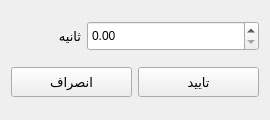
<?xml version="1.0" encoding="UTF-8"?>
<ui version="4.0">
 <class>Dialog</class>
 <widget class="QDialog" name="Dialog">
  <property name="geometry">
   <rect>
    <x>0</x>
    <y>0</y>
    <width>270</width>
    <height>120</height>
   </rect>
  </property>
  <property name="minimumSize">
   <size>
    <width>270</width>
    <height>120</height>
   </size>
  </property>
  <property name="maximumSize">
   <size>
    <width>270</width>
    <height>120</height>
   </size>
  </property>
  <property name="windowTitle">
   <string>Dialog</string>
  </property>
  <layout class="QVBoxLayout" name="verticalLayout">
   <item>
    <layout class="QHBoxLayout" name="horizontalLayout_3">
     <item>
      <widget class="QLabel" name="label">
       <property name="maximumSize">
        <size>
         <width>70</width>
         <height>30</height>
        </size>
       </property>
       <property name="font">
        <font>
         <family>IRANSansMobile</family>
         <pointsize>10</pointsize>
        </font>
       </property>
       <property name="text">
        <string>ثانیه</string>
       </property>
      </widget>
     </item>
     <item>
      <widget class="QDoubleSpinBox" name="doubleSpinBox">
       <property name="minimumSize">
        <size>
         <width>90</width>
         <height>30</height>
        </size>
       </property>
       <property name="maximumSize">
        <size>
         <width>16777215</width>
         <height>30</height>
        </size>
       </property>
      </widget>
     </item>
    </layout>
   </item>
   <item>
    <layout class="QHBoxLayout" name="horizontalLayout_2">
     <item>
      <widget class="QPushButton" name="cancelPopup">
       <property name="minimumSize">
        <size>
         <width>0</width>
         <height>30</height>
        </size>
       </property>
       <property name="font">
        <font>
         <family>IRANSansMobile</family>
         <pointsize>10</pointsize>
        </font>
       </property>
       <property name="focusPolicy">
        <enum>Qt::NoFocus</enum>
       </property>
       <property name="text">
        <string>انصراف</string>
       </property>
      </widget>
     </item>
     <item>
      <widget class="QPushButton" name="confirmPopup">
       <property name="minimumSize">
        <size>
         <width>0</width>
         <height>30</height>
        </size>
       </property>
       <property name="font">
        <font>
         <family>IRANSansMobile</family>
         <pointsize>10</pointsize>
        </font>
       </property>
       <property name="focusPolicy">
        <enum>Qt::NoFocus</enum>
       </property>
       <property name="text">
        <string>تایید</string>
       </property>
      </widget>
     </item>
    </layout>
   </item>
  </layout>
 </widget>
 <resources/>
 <connections/>
</ui>
